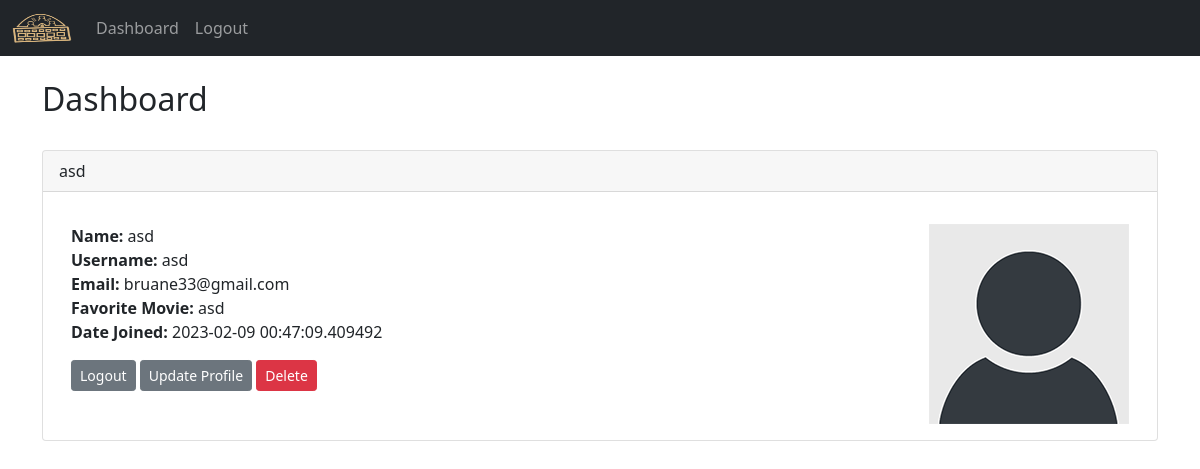
/dashboard (signed in), run on the app's committed database.
### app.py (models this page shows, shortened)
class Users(db.Model, UserMixin):
    id = db.Column(db.Integer, primary_key=True)
    username = db.Column(db.String(20), nullable=False, unique=True)
    name = db.Column(db.String(200), nullable=False)
    email = db.Column(db.String(120), nullable=False, unique=True)
    favorite_movie = db.Column(db.String(120))
    about_author = db.Column(db.Text(), nullable=True)
    date_added = db.Column(db.DateTime, default=datetime.utcnow)
    profile_pic = db.Column(db.String(), nullable=True)
    password_hash = db.Column(db.String(128))
    posts = db.relationship('Posts', backref='poster')
    @property
    def password(self):
        raise AttributeError('password is not a readable attribute!')

### app.py (the view)
@app.route('/dashboard', methods=['GET', 'POST'])
@login_required
def dashboard():
    form = UserForm()
    id = current_user.id
    name_to_update = Users.query.get_or_404(id)
    if request.method == "POST":
        name_to_update.name = request.form['name']
        name_to_update.email = request.form['email']
        name_to_update.favorite_movie = request.form['favorite_movie']
        name_to_update.password_hash = request.form['password_hash']
        name_to_update.username = request.form['username']
        name_to_update.about_author = request.form['about_author']
        if request.files['profile_pic']:
            name_to_update.profile_pic = request.files['profile_pic']
            pic_filename = secure_filename(name_to_update.profile_pic.filename)
            pic_name = str(uuid.uuid1()) + "_" + pic_filename
            saver = request.files['profile_pic']
            name_to_update.profile_pic = pic_name
            try:
                db.session.commit()
                saver.save(os.path.join(app.config['UPLOAD_FOLDER'], pic_name))
                flash("User Updated Successfully!")
                return render_template("dashboard.html",
                                       form=form,
                                       name_to_update=name_to_update)
            except:
                flash("Error!  Looks like there was a problem...try again!")
                return render_template("dashboard.html",
                                       form=form,
                                       name_to_update=name_to_update)
        else:
            db.session.commit()
            flash("User Updated Successfully!")
            return render_template("dashboard.html",
                                   form=form,
                                   name_to_update=name_to_update)
    else:
        return render_template("dashboard.html",
                               form=form,
                               name_to_update=name_to_update,
                               id=id)
    return render_template('dashboard.html')

### app.py (called while the page is built)
@login_manager.user_loader
def load_user(user_id):
    return Users.query.get(int(user_id))

@app.context_processor
def base():
    form = SearchForm()
    return dict(form=form)

### templates/dashboard.html (shortened to what this page needs)
{% extends 'base.html' %}
{% block content %}
	<h2>Dashboard</h2>
	<br/>
	<div class="card">
  <div class="card-header">
    {{ current_user.name }}
  </div>
  <div class="card-body">
    <p class="card-text">
<div class="container">
	<div class="row">
		<div class="col-8">
    <strong>Name:</strong>
	{{ current_user.name }}<br/>
	<strong>Username:</strong>
	{{ current_user.username }}<br/>
	<strong>Email:</strong>
	{{ current_user.email }}<br/>
	<strong>Favorite Movie:</strong>
	{{ current_user.favorite_movie }}<br/>
	<strong>Date Joined:</strong>
	{{ current_user.date_added }}<br/>
    </p>
    <a href="{{ url_for('logout')}}" class="btn btn-secondary btn-sm">Logout</a>
    <a href="{{ url_for('update', id=current_user.id)}}" class="btn btn-secondary btn-sm">Update Profile</a>
    <a href="{{ url_for('delete', id=current_user.id)}}" class="btn btn-danger btn-sm">Delete</a>
    <br/><br/>
	</div>
	<div class="col-4">
		{% if current_user.profile_pic %}
		<img src="{{ url_for('static', filename='images/' + current_user.profile_pic)}}" width="200" align="right">
		{% else %}
		<img src="{{ url_for('static', filename='images/default_profile_pic.png')}}" width="200" align="right">
		{% endif %}
	</div>
	</div>
	</div>
<br/>
{% endblock %}

### static/css/style.css (style rules this page uses)
body { background: #000000; background: url("/static/images/logo.png"); }

### data on the page
Users: name "asd", username "asd", email "bruane33@gmail.com", favorite_movie "asd", date_added "2023-02-09 00:47:09.409492"
